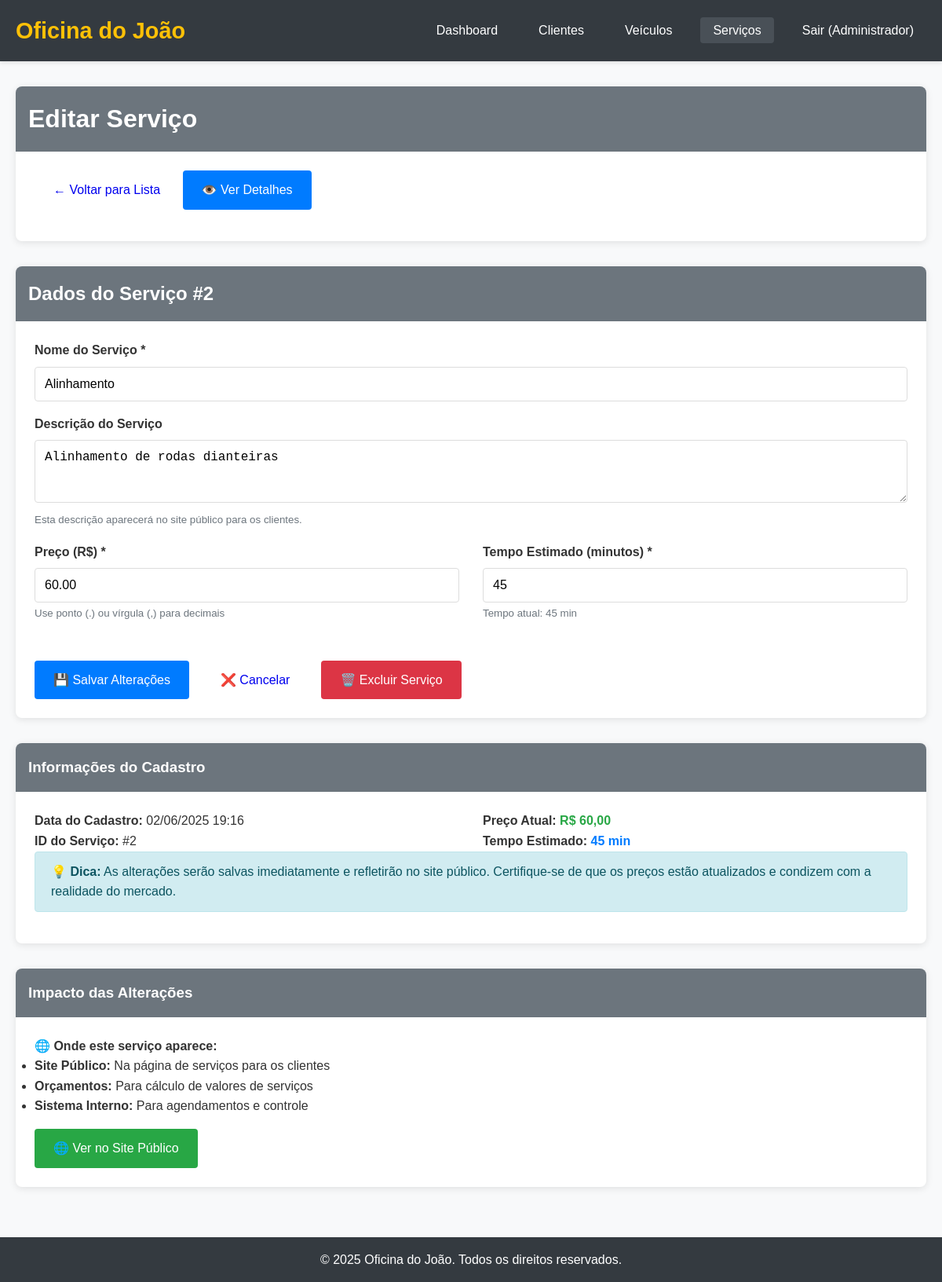
The app's page /public/?page=admin-servicos&action=edit&id=2 (signed in) with its own data.
### tables this page shows
CREATE TABLE servicos (
    id INT PRIMARY KEY AUTO_INCREMENT,
    nome VARCHAR(100) NOT NULL,
    descricao TEXT,
    preco DECIMAL(10,2) NOT NULL,
    tempo_estimado INT DEFAULT 60,  
    created_at TIMESTAMP DEFAULT CURRENT_TIMESTAMP
);

### config/Database.php (called while the page is built, shortened)
<?php
class Database {
    private $host = 'localhost';
    private $db_name = 'oficina_db';
    private $username = 'root';
    private $password = '';
    public function getConnection() {
        $this->conn = null;
        try {
            $this->conn = new PDO(
                "mysql:host=" . $this->host . ";dbname=" . $this->db_name,
                $this->username,
                $this->password
            );
            $this->conn->setAttribute(PDO::ATTR_ERRMODE, PDO::ERRMODE_EXCEPTION);
            $this->conn->setAttribute(PDO::ATTR_DEFAULT_FETCH_MODE, PDO::FETCH_ASSOC);
            $this->conn->exec("set names utf8");
        } catch(PDOException $exception) {
            echo "Erro na conexão: " . $exception->getMessage();
            die();
        }
        return $this->conn;
    }
}
function getDB() {
    $database = new Database();
    return $database->getConnection();
}
?>

### app/Models/Servico.php (called while the page is built, shortened)
<?php
class Servico {
    private $db;
    public function __construct() {
        $this->db = getDB();
    }
    public function getById($id) {
        try {
            $sql = "SELECT * FROM servicos WHERE id = ?";
            $stmt = $this->db->prepare($sql);
            $stmt->execute([$id]);
            return $stmt->fetch();
        } catch(PDOException $e) {
            return false;
        }
    }
    public function formatarTempo($minutos) {
        if ($minutos < 60) {
            return $minutos . ' min';
        } else {
            $dias = floor($minutos / 1440);
            $horas = floor(($minutos % 1440) / 60);
            return $dias . 'd' . ($horas > 0 ? ' ' . $horas . 'h' : '');
        }
    }
}
?>

### app/Views/servicos/edit.php (the view, shortened to what this page needs)
<div class="card">
    <div class="card-header">
        <h1>Editar Serviço</h1>
    </div>
    <div class="card-body">
        <nav style="margin-bottom: 1rem;">
            <a href="?page=admin-servicos" class="btn btn-secondary">← Voltar para Lista</a>
            <a href="?page=admin-servicos&action=view&id=<?= $servico['id'] ?>" class="btn btn-primary">👁️ Ver Detalhes</a>
        </nav>
    </div>
</div>
<div class="card">
    <div class="card-header">
        <h2>Dados do Serviço #<?= $servico['id'] ?></h2>
    </div>
    <div class="card-body">
        <form method="POST">
            <div class="form-group">
                <label for="nome">Nome do Serviço *</label>
                <input type="text" class="form-control" id="nome" name="nome"
                       value="<?= htmlspecialchars($servico['nome']) ?>"
                       placeholder="Ex: Troca de Óleo, Alinhamento, Lavagem Completa" required>
            </div>
            <div class="form-group">
                <label for="descricao">Descrição do Serviço</label>
                <textarea class="form-control" id="descricao" name="descricao" rows="3"
                          placeholder="Descreva detalhes do serviço, o que está incluído, etc."><?= htmlspecialchars($servico['descricao'] ?? '') ?></textarea>
                <small style="color: #6c757d;">Esta descrição aparecerá no site público para os clientes.</small>
            </div>
            <div class="row">
                <div class="col-md-6">
                    <div class="form-group">
                        <label for="preco">Preço (R$) *</label>
                        <input type="number" class="form-control" id="preco" name="preco"
                               value="<?= htmlspecialchars($servico['preco']) ?>"
                               step="0.01" min="0" required>
                        <small style="color: #6c757d;">Use ponto (.) ou vírgula (,) para decimais</small>
                    </div>
                </div>
                <div class="col-md-6">
                    <div class="form-group">
                        <label for="tempo_estimado">Tempo Estimado (minutos) *</label>
                        <input type="number" class="form-control" id="tempo_estimado" name="tempo_estimado"
                               value="<?= htmlspecialchars($servico['tempo_estimado']) ?>"
                               min="1" required>
                        <small style="color: #6c757d;">
                            Tempo atual: <?= $servicoModel->formatarTempo($servico['tempo_estimado']) ?>
                        </small>
                    </div>
                </div>
            </div>
            <div style="display: flex; gap: 1rem; margin-top: 2rem;">
                <button type="submit" class="btn btn-primary">
                    💾 Salvar Alterações
                </button>
                <a href="?page=admin-servicos&action=view&id=<?= $servico['id'] ?>" class="btn btn-secondary">
                    ❌ Cancelar
                </a>
                <a href="?page=admin-servicos&action=delete&id=<?= $servico['id'] ?>" class="btn btn-danger"
                   onclick="return confirm('Tem certeza que deseja excluir este serviço?')">
                    🗑️ Excluir Serviço
                </a>
            </div>
        </form>
    </div>
</div>
<div class="card">
    <div class="card-header">
        <h3>Informações do Cadastro</h3>
    </div>
    <div class="card-body">
        <div class="row">
            <div class="col-md-6">
                <p><strong>Data do Cadastro:</strong> <?= date('d/m/Y H:i', strtotime($servico['created_at'])) ?></p>
                <p><strong>ID do Serviço:</strong> #<?= $servico['id'] ?></p>
            </div>
            <div class="col-md-6">
                <p><strong>Preço Atual:</strong> <span style="color: #28a745; font-weight: bold;">R$ <?= number_format($servico['preco'], 2, ',', '.') ?></span></p>
                <p><strong>Tempo Estimado:</strong> <span style="color: #007bff; font-weight: bold;"><?= $servicoModel->formatarTempo($servico['tempo_estimado']) ?></span></p>
            </div>
        </div>
        <div class="alert alert-info">
            <strong>💡 Dica:</strong> As alterações serão salvas imediatamente e refletirão no site público.
            Certifique-se de que os preços estão atualizados e condizem com a realidade do mercado.
        </div>
    </div>
</div>
<div class="card">
    <div class="card-header">
        <h3>Impacto das Alterações</h3>
    </div>
    <div class="card-body">
        <h4>🌐 Onde este serviço aparece:</h4>
        <ul>
            <li><strong>Site Público:</strong> Na página de serviços para os clientes</li>
            <li><strong>Orçamentos:</strong> Para cálculo de valores de serviços</li>
            <li><strong>Sistema Interno:</strong> Para agendamentos e controle</li>
        </ul>
        <div style="margin-top: 1rem;">
            <a href="?page=servicos" class="btn btn-success" target="_blank">
                🌐 Ver no Site Público
            </a>
        </div>
    </div>
</div>

### public/css/style.css (style rules this page uses)
* { margin: 0; padding: 0; box-sizing: border-box; }
body { font-family: Arial, sans-serif; line-height: 1.6; color: #333; background-color: #f8f9fa; }
.card { background: white; border-radius: 8px; box-shadow: 0 2px 10px rgba(0,0,0,0.1); margin-bottom: 2rem; overflow: hidden; }
.card-header { background-color: #6c757d; color: white; padding: 1rem; font-weight: bold; }
.card-body { padding: 1.5rem; }
.form-group { margin-bottom: 1rem; }
.form-group label { display: block; margin-bottom: 0.5rem; font-weight: bold; }
.form-control { width: 100%; padding: 0.75rem; border: 1px solid #ddd; border-radius: 4px; font-size: 1rem; }
.btn { display: inline-block; padding: 0.75rem 1.5rem; border: none; border-radius: 4px; text-decoration: none; text-align: center; cursor: pointer; font-size: 1rem; transition: all 0.3s; }
.btn-primary { background-color: #007bff; color: white; }
.btn-success { background-color: #28a745; color: white; }
.btn-danger { background-color: #dc3545; color: white; }
.alert { padding: 0.75rem 1.25rem; margin-bottom: 1rem; border: 1px solid transparent; border-radius: 4px; }
.alert-info { color: #0c5460; background-color: #d1ecf1; border-color: #bee5eb; }
.row { display: flex; flex-wrap: wrap; margin: 0 -15px; }
.col-md-6 { flex: 0 0 50%; max-width: 50%; padding: 0 15px; }

### records on screen
servicos: id "2", nome "Alinhamento", descricao "Alinhamento de rodas dianteiras", preco "60.00", tempo_estimado "45", tempo_estimado "45 min", created_at "02/06/2025 19:16", preco "60,00"

### other values on screen
APP_NAME "Oficina do João"
$_SESSION['usuario_nome'] "Administrador"
